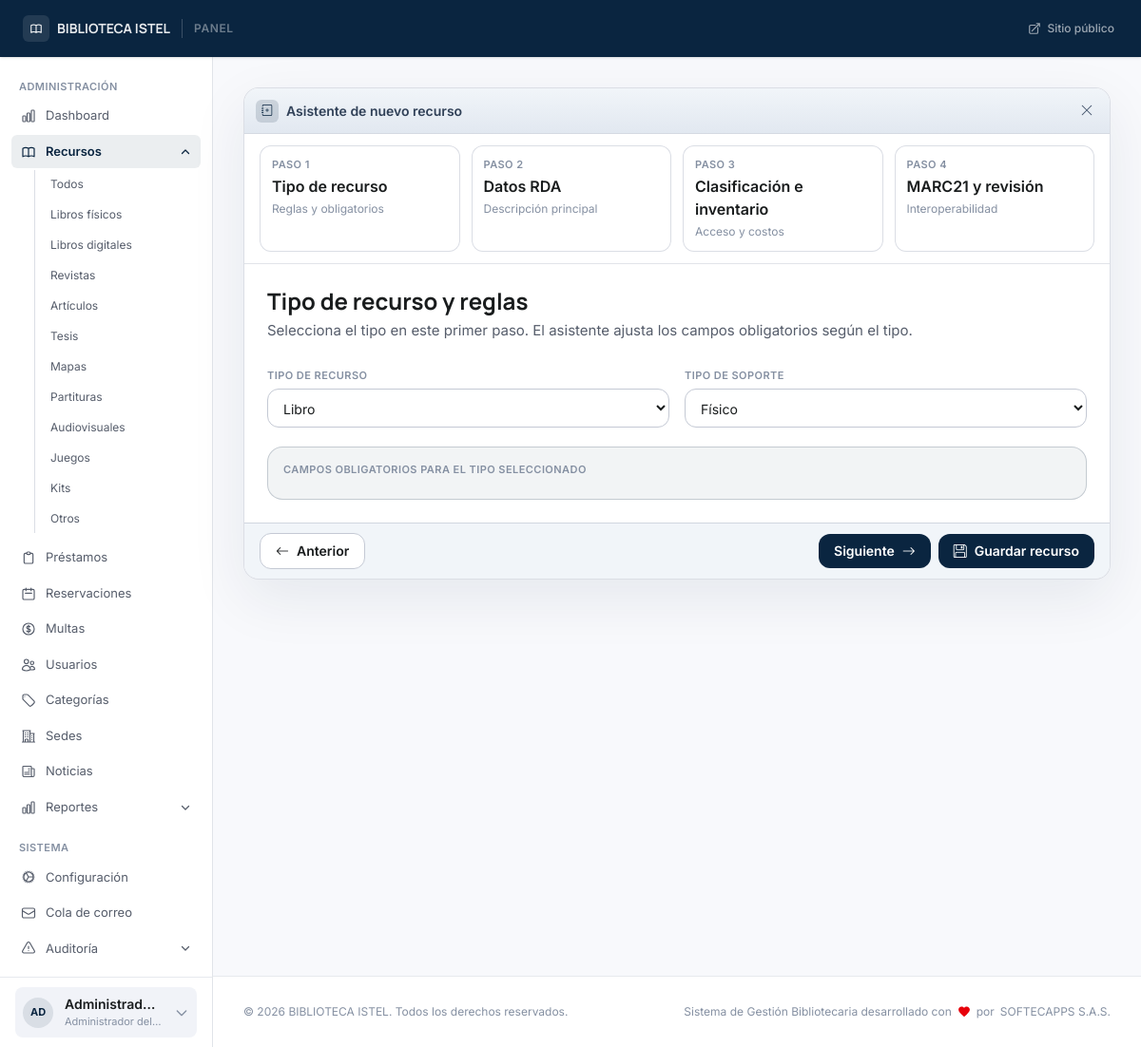
/admin/resources/create (signed in), run on the app's committed database.
### tables this page shows
CREATE TABLE `users` (
  `id` int(10) unsigned NOT NULL AUTO_INCREMENT,
  `user_number` varchar(20) DEFAULT NULL,
  `name` varchar(150) NOT NULL,
  `email` varchar(150) NOT NULL,
  `document_number` varchar(30) NOT NULL,
  `phone` varchar(30) DEFAULT NULL,
  `address` text DEFAULT NULL,
  `birthdate` date DEFAULT NULL,
  `photo` varchar(255) DEFAULT NULL,
  `role` enum('admin','librarian','teacher','user','guest') NOT NULL DEFAULT 'user',
  `user_type` enum('student','teacher','external','staff') NOT NULL DEFAULT 'student',
  `status` enum('active','suspended','blocked','inactive') NOT NULL DEFAULT 'active',
  `password_hash` varchar(255) NOT NULL,
  `remember_token` varchar(64) DEFAULT NULL,
  `remember_expires` datetime DEFAULT NULL,
  `email_verified_at` datetime DEFAULT NULL,
  `force_password_change` tinyint(1) NOT NULL DEFAULT 0,
  `last_login_at` datetime DEFAULT NULL,
  `last_login_ip` varchar(45) DEFAULT NULL,
  `created_at` datetime NOT NULL DEFAULT current_timestamp(),
  `updated_at` datetime NOT NULL DEFAULT current_timestamp() ON UPDATE current_timestamp(),
  PRIMARY KEY (`id`),
  UNIQUE KEY `uq_users_email` (`email`),
  UNIQUE KEY `uq_users_document` (`document_number`),
  UNIQUE KEY `uq_users_user_number` (`user_number`),
  KEY `idx_users_role_status` (`role`,`status`)
);

### views/admin/resources/create.php (the view, shortened to what the rows shown need)
<section class="p-6 lg:p-8">
    <form method="POST" action="<?= BASE_URL ?>/admin/resources" id="resource-wizard" enctype="multipart/form-data" class="mx-auto max-w-[1500px]">
        <div class="overflow-hidden rounded-2xl border border-outline-variant/60 bg-white shadow-ambient-lg">
            <div class="p-5 lg:p-6">
                <div class="wizard-step space-y-5" data-step="1">
                    <div>
                        <h2 class="headline-md text-on-surface">Tipo de recurso y reglas</h2>
                    </div>
                </div>
            </div>
        </div>
    </form>
</section>

### views/partials/panel-sidebar.php (shortened to what the rows shown need)
<?php
$_e      = fn(mixed $v) => htmlspecialchars((string) $v, ENT_QUOTES | ENT_SUBSTITUTE, 'UTF-8');
$role    = $auth_user['role'] ?? '';
$roleBadge = match($role) {
    'admin'     => ['Administrador del sistema', 'bg-red-100 text-red-700 border-red-200'],
    'librarian' => ['Bibliotecario', 'bg-violet-100 text-violet-700 border-violet-200'],
    'teacher'   => ['Docente', 'bg-blue-100 text-blue-700 border-blue-200'],
    'user'    => ['Socio', 'bg-emerald-100 text-emerald-700 border-emerald-200'],
    default     => ['Usuario', 'bg-slate-100 text-slate-700 border-slate-200'],
};
$initials = mb_strtoupper(mb_substr($auth_user['name'] ?? '?', 0, 2));
?>
<aside class="hidden lg:flex flex-col w-56 bg-white border-r border-outline-variant/50 shrink-0" aria-label="Navegación del panel">
    <div class="min-h-[74px] border-t border-outline-variant/40 bg-white px-4 py-2 flex items-center">
        <details class="group relative w-full" onmouseenter="if (this._closeTimer) { clearTimeout(this._closeTimer); this._closeTimer = null; }" onmouseleave="this._closeTimer = setTimeout(() => this.removeAttribute('open'), 320)">
            <summary class="list-none flex items-center gap-3 rounded-lg bg-surface-container-low px-2 py-2 cursor-pointer transition-colors duration-150 hover:bg-white text-on-surface">
                <div class="flex h-8 w-8 shrink-0 items-center justify-center rounded-full bg-primary/10 text-[11px] font-bold text-primary">
                    <?= $_e($initials) ?>
                </div>
                <div class="min-w-0 flex-1">
                    <p class="truncate text-sm font-semibold"><?= $_e($auth_user['name'] ?? '') ?></p>
                    <p class="truncate text-[11px] text-on-surface-subtle"><?= $_e($roleBadge[0]) ?></p>
                </div>
                <svg class="w-4 h-4 text-on-surface-subtle transition-transform duration-200 group-open:rotate-180" fill="none" viewBox="0 0 24 24" stroke="currentColor" stroke-width="2" aria-hidden="true">
                    <path stroke-linecap="round" stroke-linejoin="round" d="M19 9l-7 7-7-7"/>
                </svg>
            </summary>
        </details>
    </div>
</aside>

### data on the page
users: name "AD", name "Administrad…", role "Administrador del…"

### other printed values
$_e($settings['library_name'] ?? 'Biblioteca') "BIBLIOTECA ISTEL"
$_e($_rLabel) "Todos"
$_e($_rLabel) "Libros físicos"
$_e($_rLabel) "Libros digitales"
$_e($_rLabel) "Revistas"
$_e($_rLabel) "Artículos"
$_e($_rLabel) "Tesis"
$_e($_rLabel) "Mapas"
$_e($_rLabel) "Partituras"
$_e($_rLabel) "Audiovisuales"
$_e($_rLabel) "Juegos"
$_e($_rLabel) "Kits"
$_e($_rLabel) "Otros"
$settings['library_name'] "BIBLIOTECA ISTEL"
